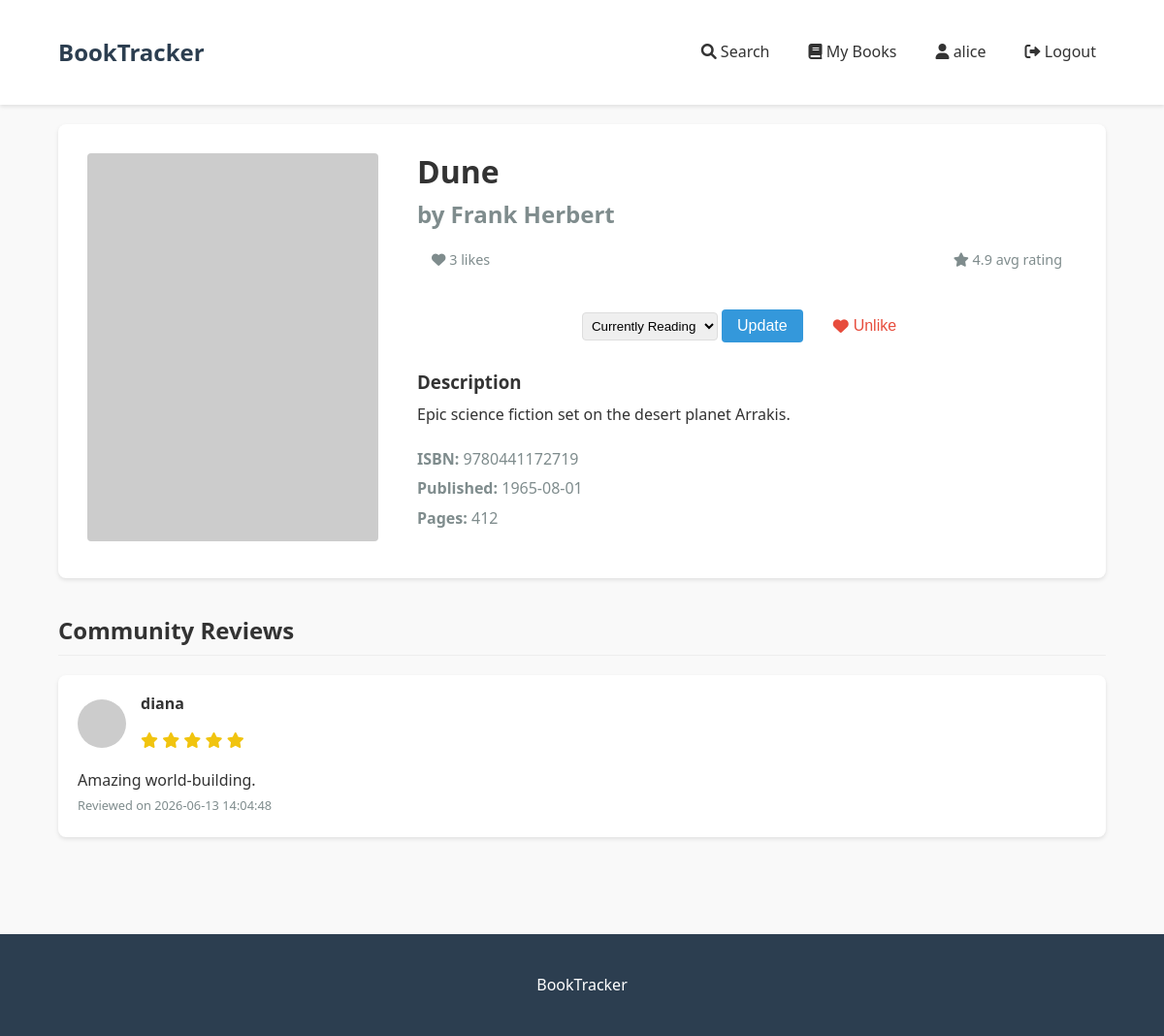
The page /book/3 (signed in) on the database its author committed.
### tables this page shows
CREATE TABLE books (
    id INTEGER PRIMARY KEY AUTOINCREMENT,
    title TEXT NOT NULL,
    author TEXT NOT NULL,
    isbn TEXT UNIQUE,
    description TEXT,
    cover_image TEXT,
    published_date DATE,
    page_count INTEGER,
    average_rating REAL DEFAULT 0.0,
    created_at DATETIME DEFAULT CURRENT_TIMESTAMP
);

CREATE TABLE user_books (
    id INTEGER PRIMARY KEY AUTOINCREMENT,
    user_id INTEGER NOT NULL,
    book_id INTEGER NOT NULL,
    status TEXT CHECK (status IN ('want_to_read', 'currently_reading', 'read')),
    rating REAL,
    review TEXT,
    start_date DATE,
    finish_date DATE,
    created_at DATETIME DEFAULT CURRENT_TIMESTAMP,
    updated_at DATETIME DEFAULT CURRENT_TIMESTAMP,
    UNIQUE(user_id, book_id),
    FOREIGN KEY (user_id) REFERENCES users(id) ON DELETE CASCADE,
    FOREIGN KEY (book_id) REFERENCES books(id) ON DELETE CASCADE
);

CREATE TABLE users (
    id INTEGER PRIMARY KEY AUTOINCREMENT,
    username TEXT UNIQUE NOT NULL,
    email TEXT UNIQUE NOT NULL,
    password_hash TEXT NOT NULL,
    bio TEXT,
    profile_picture TEXT,
    created_at DATETIME DEFAULT CURRENT_TIMESTAMP,
    updated_at DATETIME DEFAULT CURRENT_TIMESTAMP
);

### app.py (the view)
@app.route('/book/<int:book_id>')
def book_detail(book_id):
    conn = get_db_connection()
    book = conn.execute('''
        SELECT * FROM books WHERE id = ?
    ''', (book_id,)).fetchone()
    if not book:
        flash('Book not found!', 'error')
        return redirect(url_for('index'))
    user_status = None
    if 'user_id' in session:
        user_book = conn.execute('''
            SELECT * FROM user_books
            WHERE user_id = ? AND book_id = ?
        ''', (session['user_id'], book_id)).fetchone()
        if user_book:
            user_status = user_book['status']
    likes_count = conn.execute('''
        SELECT COUNT(*) as count FROM likes WHERE book_id = ?
    ''', (book_id,)).fetchone()['count']
    user_liked = False
    if 'user_id' in session:
        like = conn.execute('''
            SELECT * FROM likes
            WHERE user_id = ? AND book_id = ?
        ''', (session['user_id'], book_id)).fetchone()
        user_liked = like is not None
    reviews = conn.execute('''
        SELECT ub.*, u.username, u.profile_picture
        FROM user_books ub
        JOIN users u ON ub.user_id = u.id
        WHERE ub.book_id = ? AND ub.review IS NOT NULL
        ORDER BY ub.updated_at DESC
    ''', (book_id,)).fetchall()
    conn.close()
    return render_template('book.html',
                         book=book,
                         user_status=user_status,
                         likes_count=likes_count,
                         user_liked=user_liked,
                         reviews=reviews)

### app.py (called while the page is built)
def get_db_connection():
    conn = sqlite3.connect(DATABASE)
    conn.row_factory = sqlite3.Row
    return conn

### templates/book.html (shortened to what this page needs)
{% extends "base.html" %}
{% block content %}
    <div class="book-detail">
        <div class="book-cover">
            <img src="{{ book['cover_image'] or 'https://via.placeholder.com/300x400' }}" alt="{{ book['title'] }}">
        </div>
        <div class="book-info">
            <h1>{{ book['title'] }}</h1>
            <h2>by {{ book['author'] }}</h2>
            <div class="book-stats">
                <span><i class="fas fa-heart"></i> {{ likes_count }} likes</span>
                <span><i class="fas fa-star"></i> {{ book['average_rating'] or '0.0' }} avg rating</span>
            </div>
            {% if 'user_id' in session %}
                <div class="book-actions">
                    <form method="POST" action="{{ url_for('add_to_collection', book_id=book['id']) }}">
                        <select name="status" required>
                            <option value="currently_reading" {% if user_status == 'currently_reading' %}selected{% endif %}>Currently Reading</option>
                        </select>
                        <button type="submit" class="btn btn-primary">
                            {% if user_status %}Update{% else %}Add{% endif %}
                        </button>
                    </form>
                    <form method="POST" action="{% if user_liked %}{{ url_for('unlike_book', book_id=book['id']) }}{% else %}{{ url_for('like_book', book_id=book['id']) }}{% endif %}">
                        <button type="submit" class="btn btn-like {% if user_liked %}liked{% endif %}">
                            <i class="fas fa-heart"></i> {% if user_liked %}Unlike{% else %}Like{% endif %}
                        </button>
                    </form>
                </div>
            {% endif %}
            <div class="book-description">
                <h3>Description</h3>
                <p>{{ book['description'] or 'No description available.' }}</p>
            </div>
            <div class="book-meta">
                {% if book['isbn'] %}
                    <p><strong>ISBN:</strong> {{ book['isbn'] }}</p>
                {% endif %}
                {% if book['published_date'] %}
                    <p><strong>Published:</strong> {{ book['published_date'] }}</p>
                {% endif %}
                {% if book['page_count'] %}
                    <p><strong>Pages:</strong> {{ book['page_count'] }}</p>
                {% endif %}
            </div>
        </div>
    </div>
    <div class="section">
        <h2>Community Reviews</h2>
        {% if reviews %}
            {% for review in reviews %}
                <div class="review">
                    <div class="review-header">
                        <img src="{{ review['profile_picture'] or 'https://via.placeholder.com/50' }}" alt="{{ review['username'] }}" class="review-avatar">
                        <div>
                            <h4>{{ review['username'] }}</h4>
                            <div class="review-rating">
                                {% for i in range(1, 6) %}
                                    <i class="fas fa-star{% if i > review['rating'] %}-o{% endif %}"></i>
                                {% endfor %}
                            </div>
                        </div>
                    </div>
                    <p>{{ review['review'] }}</p>
                    <small>Reviewed on {{ review['updated_at'] }}</small>
                </div>
            {% endfor %}
        {% else %}
            <p>No reviews yet. Be the first to review this book!</p>
        {% endif %}
    </div>
{% endblock %}

### static/css/style.css (style rules this page uses)
:root { --primary-color: #3498db; --secondary-color: #2ecc71; --dark-color: #2c3e50; --light-color: #ecf0f1; --danger-color: #e74c3c; --warning-color: #f39c12; --success-color: #2ecc71; --text-color: #333; --text-light: #7f8c8d; }
* { margin: 0; padding: 0; box-sizing: border-box; }
body { font-family: 'Segoe UI', Tahoma, Geneva, Verdana, sans-serif; line-height: 1.6; color: var(--text-color); background-color: #f9f9f9; }
h1, h2, h3, h4 { margin-bottom: 1rem; line-height: 1.2; }
img { max-width: 100%; height: auto; }
.btn { display: inline-block; padding: 8px 16px; border: none; border-radius: 4px; cursor: pointer; font-size: 1rem; transition: background-color 0.3s; }
.btn-primary { background-color: var(--primary-color); color: white; }
.btn-like { background-color: transparent; color: var(--text-light); display: flex; align-items: center; gap: 5px; }
.btn-like.liked { color: var(--danger-color); }
.book-stats { padding: 0 15px 10px; display: flex; justify-content: space-between; color: var(--text-light); font-size: 0.9rem; }
.book-detail { display: flex; gap: 40px; margin-bottom: 40px; background-color: white; padding: 30px; border-radius: 8px; box-shadow: 0 2px 4px rgba(0, 0, 0, 0.1); }
.book-cover { flex: 0 0 300px; }
.book-cover img { width: 100%; border-radius: 4px; }
.book-info { flex: 1; }
.book-info h1 { font-size: 2rem; margin-bottom: 10px; }
.book-info h2 { color: var(--text-light); margin-bottom: 20px; }
.book-description { margin: 20px 0; }
.book-description h3 { margin-bottom: 10px; }
.book-meta { margin-top: 20px; color: var(--text-light); }
.book-meta p { margin-bottom: 5px; }
.book-actions { display: flex; gap: 15px; margin: 20px 0; align-items: center; }
.book-actions select { padding: 8px; border-radius: 4px; border: 1px solid #ddd; }
.review { background-color: white; padding: 20px; border-radius: 8px; box-shadow: 0 2px 4px rgba(0, 0, 0, 0.1); margin-bottom: 20px; }
.review-header { display: flex; gap: 15px; margin-bottom: 15px; align-items: center; }
.review-avatar { width: 50px; height: 50px; border-radius: 50%; object-fit: cover; }
.review-rating { color: #f1c40f; }
.review small { color: var(--text-light); font-size: 0.8rem; }
.section { margin-bottom: 40px; }
.section h2 { margin-bottom: 20px; padding-bottom: 10px; border-bottom: 1px solid #eee; }
.book-actions { padding: 10px; display: flex; justify-content: center; }
.book-actions select { padding: 5px; border-radius: 4px; border: 1px solid #ddd; }

### rows shown on the page
books: title "Dune", author "Frank Herbert", average_rating "4.9", description "Epic science fiction set on the desert planet Arrakis.", isbn "9780441172719", published_date "1965-08-01", page_count "412"
user_books: status "Currently Reading"
user_books: username "diana", rating 5 (drawn), review "Amazing world-building.", updated_at "2026-06-13 14:04:48"

### other values the page prints
{{ session['username'] }} "alice"
{{ likes_count }} "3"
